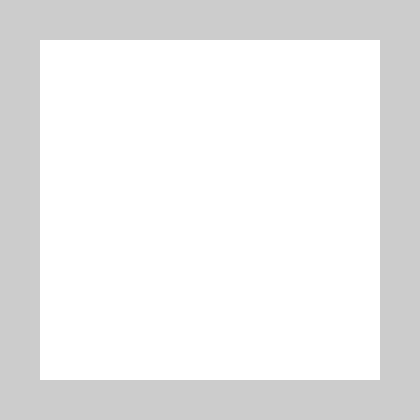
Frame 1 (no input)
Frame 60 (the mouse pressed at the canvas centre just before this capture): identical to frame 1, image omitted
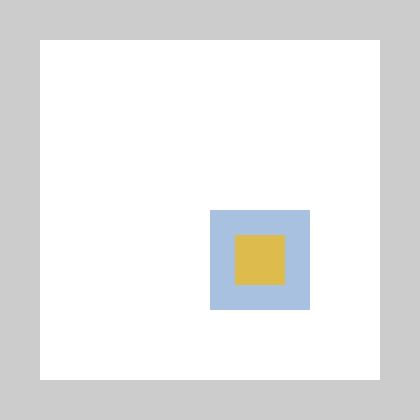
Frame 120 (the mouse held since frame 60 and released just before this capture)

The Processing sketch that drew these frames (run headless with seeded random() and noise(); from frame 60 on, the mouse is pressed at the canvas centre):

// Processing sketch: John_Finley_Area
// ── John_Finley_Area.pde
//John Finley
//jpfinley@gmail.com

int rectHeight = 100;

void setup(){
  size(420, 420);
  noStroke();
  /*draw a rectangle with points at:
  40, 40
  380, 40
  380, 380
  40, 380
  If I were to put it in draw(), it would be re-drawn over and over.
  That would erase all of the things I had drawn with my paintbrush.
  */
  fill(255,255,255);
  rect(40,40,340,340);
}

void draw(){
  if(mouseX > 40 && mouseX < 380 - rectHeight){
    if(mouseY > 40 && mouseY < 380 - rectHeight){
      if(mousePressed){
        fill(168,193,223, 114);
        rect(mouseX, mouseY, rectHeight, rectHeight);
        fill(221,187,77);
        rect(mouseX + 25, mouseY + 25, rectHeight/2, rectHeight/2);
      }
    }
  }
}
